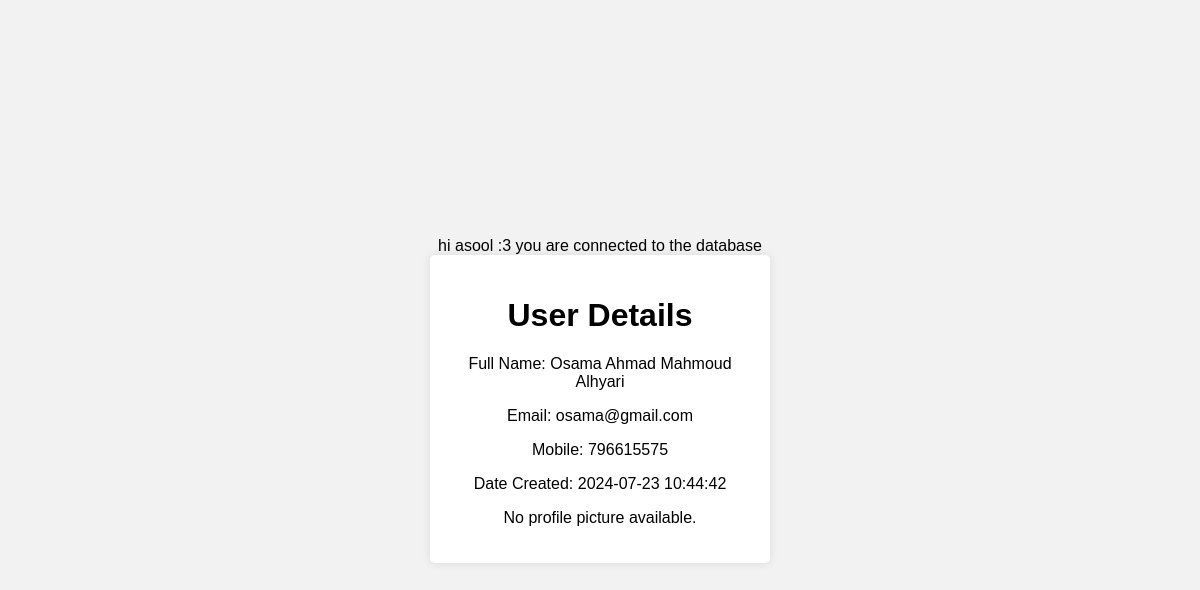
The app's page /read.php?id=14 (signed in) with its own data.
### tables this page shows
CREATE TABLE `users` (
  `users_id` int(11) NOT NULL,
  `Full_name` varchar(100) NOT NULL,
  `email` varchar(100) NOT NULL,
  `mobile` int(20) DEFAULT NULL,
  `password` varchar(255) NOT NULL,
  `role_id` int(200) DEFAULT NULL,
  `profile_picture` longblob DEFAULT NULL,
  `Date_created` timestamp NOT NULL DEFAULT current_timestamp()
);

### read.php (the view, shortened to what this page needs)
<?php
include 'confeg.php';
$user_id = $_GET['id'];
$sql = "SELECT Full_name, email, mobile, profile_picture, Date_created FROM users WHERE users_id = ?";
$stmt = $conn->prepare($sql);
$stmt->bind_param("i", $user_id);
$stmt->execute();
$stmt->bind_result($Full_name, $email, $mobile, $profile_picture, $Date_created);
?>
<!DOCTYPE html>
<html lang="en">
<head>
    <link rel="stylesheet" type="text/css" href="style.css">
</head>
<body>
    <div class="container">
        <h1>User Details</h1>
        <p>Full Name: <?php echo htmlspecialchars($Full_name); ?></p>
        <p>Email: <?php echo htmlspecialchars($email); ?></p>
        <p>Mobile: <?php echo htmlspecialchars($mobile); ?></p>
        <p>Date Created: <?php echo htmlspecialchars($Date_created); ?></p>
        <?php if ($profile_picture) : ?>
            <p>Profile Picture: <img src="uploaded_pictures/<?php echo htmlspecialchars($profile_picture); ?>" alt="Profile Picture" width="100" height="100"></p>
        <?php else : ?>
            <p>No profile picture available.</p>
        <?php endif; ?>
    </div>
</body>
</html>

### style.css (style rules this page uses)
body { font-family: Arial, sans-serif; background-color: #f2f2f2; display: flex; flex-direction: column; justify-content: center; align-items: center; height: 100vh; margin: 0; }
.container { background-color: #fff; padding: 20px; border-radius: 5px; box-shadow: 0 0 10px rgba(0, 0, 0, 0.1); width: 300px; text-align: center; }

### records on screen
users: Full_name "Osama Ahmad Mahmoud Alhyari", email "osama@gmail.com", mobile "796615575", Date_created "2024-07-23 10:44:42"
